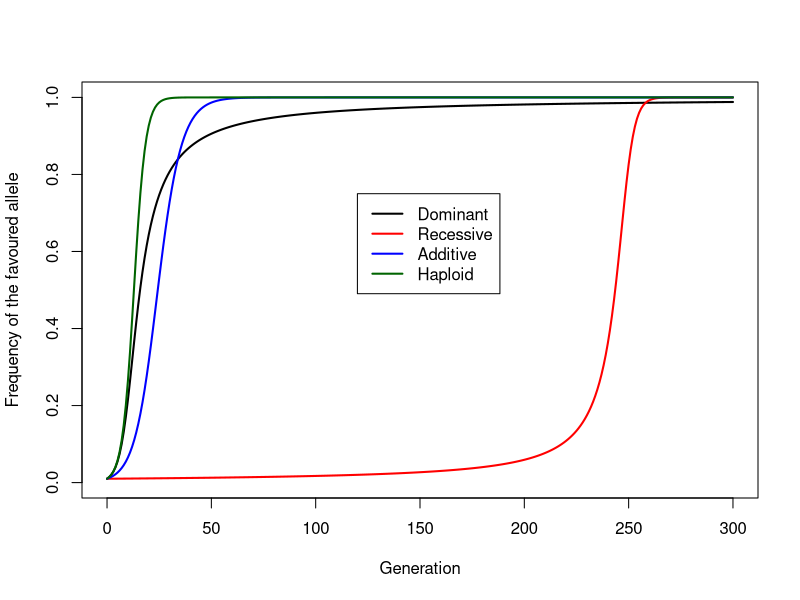
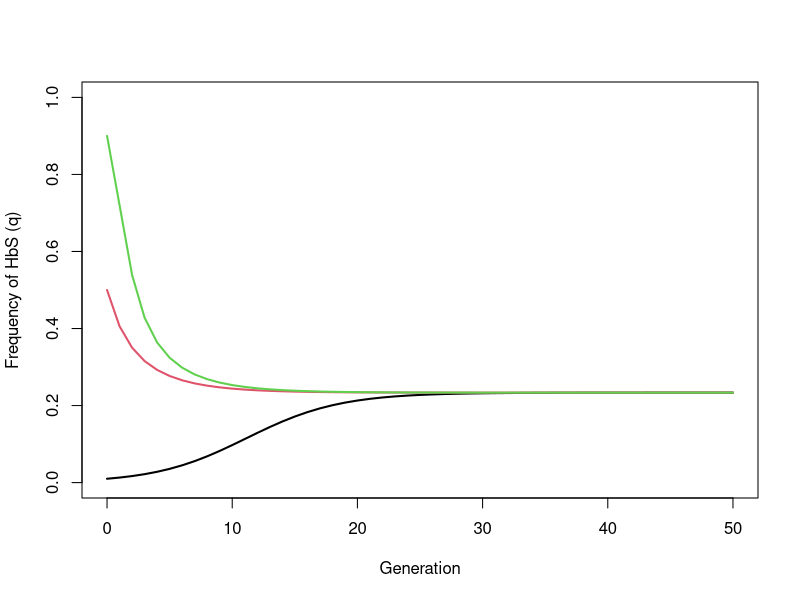

Write R code to recreate these figures, in order.
## ---- chunk 1
# Allison's counts (try changing these to analyse other data)
infants <- c(AA = 189, AS = 89, SS = 9)
adults  <- c(AA = 400, AS = 249, SS = 5)

##########################################################
# If you are unfamiliar with R, don't edit below this line!
##########################################################

freq_infants <- infants / sum(infants)
freq_adults  <- adults / sum(adults)
survival <- freq_adults / freq_infants     # proportional to survival
W <- survival / max(survival)              # relative fitness
round(rbind(freq_infants, freq_adults, survival, W), 3)
## ---- chunk 2
# Simulation settings (try changing these)
s     <- 0.3     # selection coefficient against the A1A1 (typica) moths
q0    <- 0.01    # starting frequency of the favoured allele, A2
n_gen <- 300     # number of generations

##########################################################
# If you are unfamiliar with R, don't edit below this line!
##########################################################

# Relative fitnesses (W11, W12, W22) for each case
cases <- list(Dominant  = c(1 - s, 1,         1),
              Recessive = c(1 - s, 1 - s,     1),
              Additive  = c(1 - s, 1 - s / 2, 1))
results <- matrix(NA, nrow = n_gen + 1, ncol = 4,
                  dimnames = list(NULL, c(names(cases), "Haploid")))
for (case in names(cases)) {
  W <- cases[[case]]
  q <- q0
  for (t in 1:n_gen) {
    p <- 1 - q[t]
    W_bar <- p^2 * W[1] + 2 * p * q[t] * W[2] + q[t]^2 * W[3]
    q[t + 1] <- (p * q[t] * W[2] + q[t]^2 * W[3]) / W_bar
  }
  results[, case] <- q
}
# Haploid: fitness 1 - s for A1 and 1 for A2
q <- q0
for (t in 1:n_gen) q[t + 1] <- q[t] / ((1 - q[t]) * (1 - s) + q[t])
results[, "Haploid"] <- q

matplot(0:n_gen, results, type = "l", lty = 1, lwd = 2,
        col = c("black", "red", "blue", "darkgreen"),
        xlab = "Generation", ylab = "Frequency of the favoured allele", ylim = c(0, 1))
legend(x = 0.4 * n_gen, y = 0.75, legend = colnames(results),
       col = c("black", "red", "blue", "darkgreen"), lty = 1, lwd = 2)

# Generations needed to reach 50% and 99% (NA = not reached)
first_gen <- function(x, threshold) which(x >= threshold)[1] - 1
data.frame(reaches_50 = apply(results, 2, first_gen, 0.5),
           reaches_99 = apply(results, 2, first_gen, 0.99))

# Dominant case: generations until 99% of moths are melanic (phenotype 1 - p^2)
first_gen(1 - (1 - results[, "Dominant"])^2, 0.99)
## ---- chunk 3
# Simulation settings (try changing these)
W11 <- 0.756     # AA (relative fitness from Part 1)
W12 <- 1         # AS
W22 <- 0.199     # SS
start_freqs <- c(0.01, 0.5, 0.9)   # starting frequencies of HbS (q)
n_gen <- 50

##########################################################
# If you are unfamiliar with R, don't edit below this line!
##########################################################

results <- matrix(NA, nrow = n_gen + 1, ncol = length(start_freqs))
for (i in seq_along(start_freqs)) {
  q <- start_freqs[i]
  for (t in 1:n_gen) {
    p <- 1 - q[t]
    W_bar <- p^2 * W11 + 2 * p * q[t] * W12 + q[t]^2 * W22
    q[t + 1] <- (p * q[t] * W12 + q[t]^2 * W22) / W_bar
  }
  results[, i] <- q
}
matplot(0:n_gen, results, type = "l", lty = 1, lwd = 2,
        xlab = "Generation", ylab = "Frequency of HbS (q)", ylim = c(0, 1))

# Frequency of HbS at a few generations, for each starting frequency
gens <- c(10, 50, 100, 500)
gens <- gens[gens <= n_gen]
round(results[gens + 1, , drop = FALSE], 4)
## ---- chunk 4
set.seed(301)
## ---- chunk 5
# Simulation settings (try changing these)
N <- 50                          # population size
W11 <- 1; W12 <- 1.05; W22 <- 1.1   # a new favoured additive mutation (A2)
n_pops <- 500                    # number of populations
n_gen <- 1000

##########################################################
# If you are unfamiliar with R, don't edit below this line!
##########################################################

final_q <- rep(NA, n_pops)
for (i in 1:n_pops) {
  q <- 1 / (2 * N)                 # one copy of the new mutation
  for (t in 1:n_gen) {
    p <- 1 - q
    W_bar <- p^2 * W11 + 2 * p * q * W12 + q^2 * W22
    q_expected <- (p * q * W12 + q^2 * W22) / W_bar
    q <- rbinom(1, 2 * N, q_expected) / (2 * N)   # drift: sample 2N alleles
    if (q == 0 || q == 1) break
  }
  final_q[i] <- q
}
mean(final_q == 1)   # proportion of populations where the new allele was fixed
